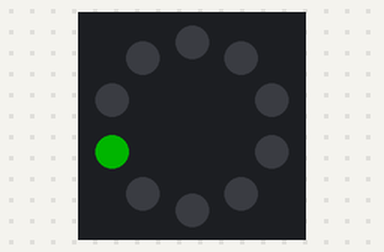
The program below on a simulated Circuit Playground running CircuitPython. Parts: the board's ring of 10 RGB LEDs (number 0 left of the top, counting anticlockwise). Dim RGB values are drawn brighter than linear; random numbers come from a fixed seed.

Above: at 0.1 s.
At 4.6 s:
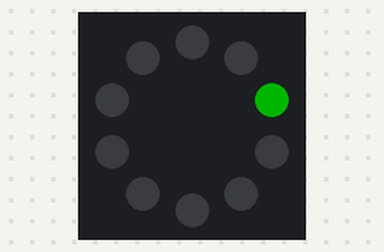
At 9.1 s:
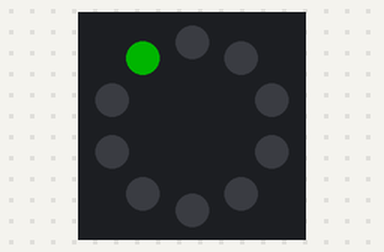
At 19.6 s:
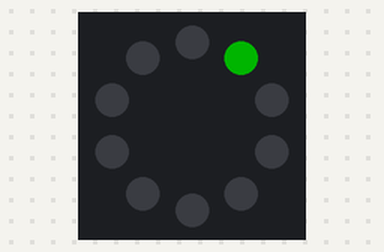
At 29.4 s:
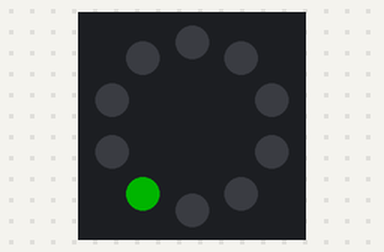
At 39.1 s:
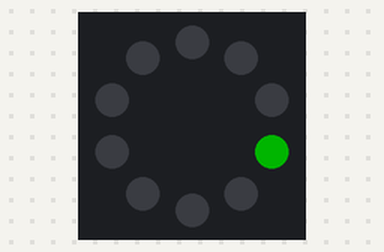

The program:

cpy_1_02.py
```python
#
# cpy_1_02.py
# NeoPixel Patterns
#
# Created and tested using the VS Code CPX Device Emulator
#
# By: your name here
#

import time
import random
from adafruit_circuitplayground import cp

COLOR = (0, 255, 0)  # Change this to any color you wish
OFF = (0, 0, 0)

cp.pixels.auto_write = False
cp.pixels.brightness = 0.25

# complete each of the function definitions and delete `pass`
def one_at_a_time(on_time, off_time):
    pass

def one_after_another(on_time, off_time):
    pass

def ping_pong(on_time, off_time):
    pass

def marquee(on_time, off_time):
    pass

def random_lights(on_time, off_time):
    for i in range(10):
        cp.pixels[random.choice(range(10))] = COLOR
        cp.pixels.show()
        time.sleep(on_time)
        cp.pixels.fill(OFF)
        cp.pixels.show()
        time.sleep(off_time)

while True:
    #one_at_a_time(0.5, 0.25)
    #one_after_another(0.5, 0.25)
    #ping_pong(0.5, 0.25)
    #marquee(0.5, 0.25)
    random_lights(0.5, 0.25)
```

Measured:
- what the display in image 1 shows lasts 0.5 s, from 4.5 s to 5.0 s
